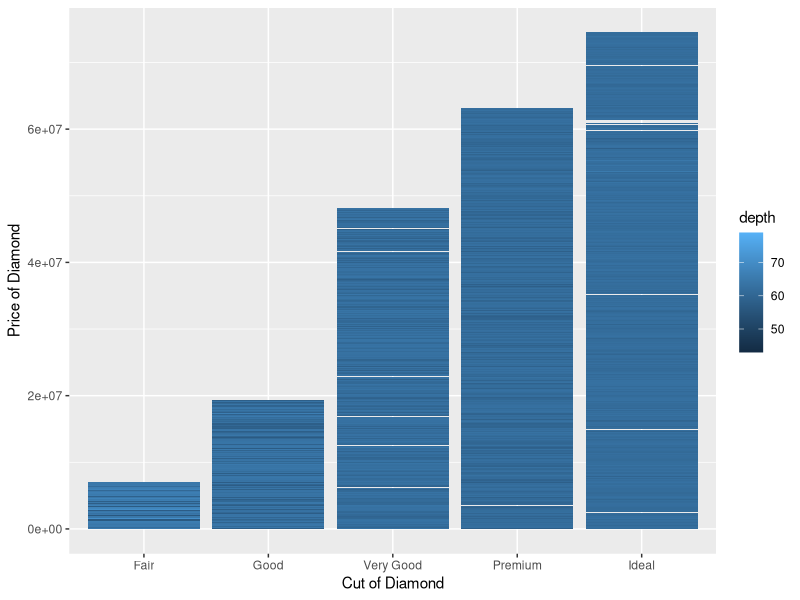

This chart was generated by the following R code:
## ---- chunk 1
knitr::opts_chunk$set(echo = TRUE)
library(tidyverse)

## ---- chunk 2
diamonds
ggplot(diamonds, aes(x=cut, y=price, fill=depth)) +
  geom_bar(stat = "identity") +
  labs(x = "Cut of Diamond", y = "Price of Diamond") +
  theme_grey() -> diamond_cost_and_cut

  ggsave("practice_plot.png", diamond_cost_and_cut)
  

## ---- chunk 3

